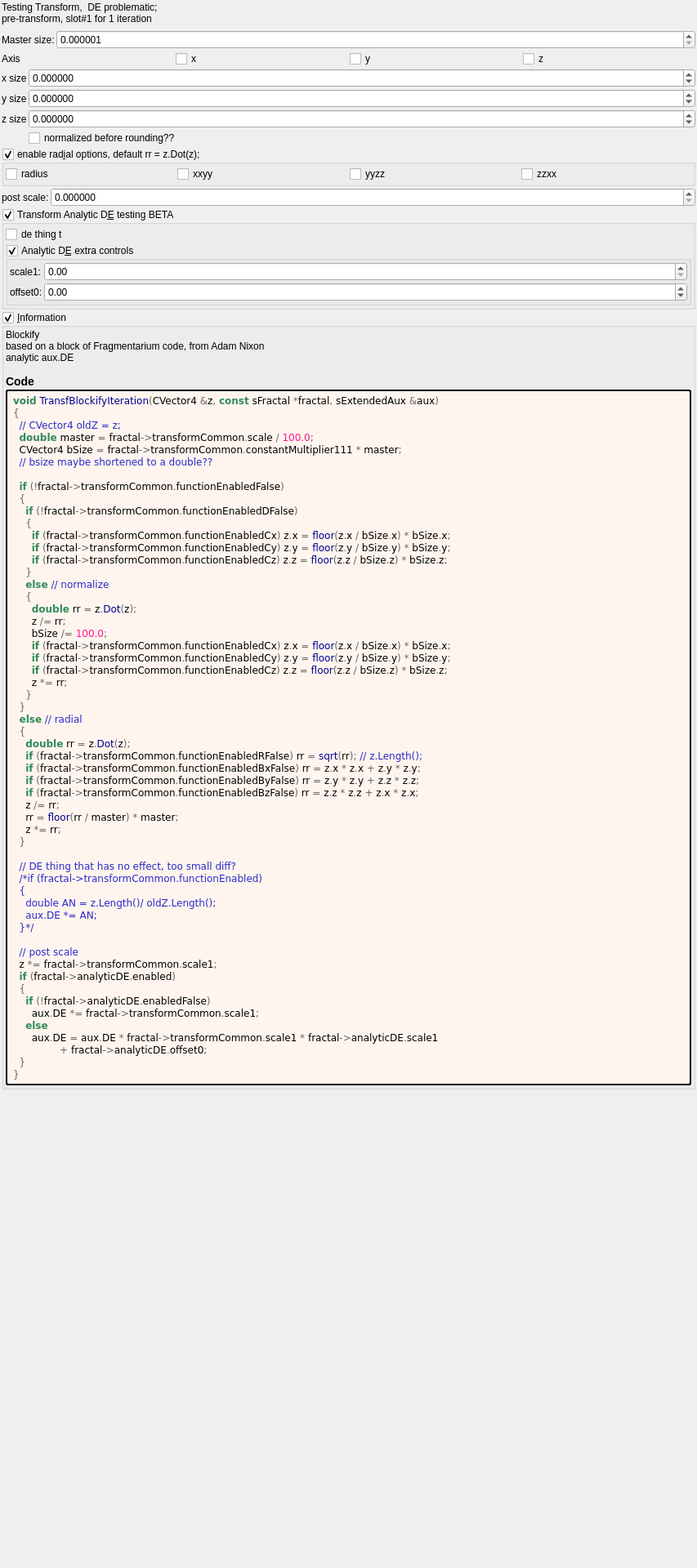
<?xml version="1.0" encoding="UTF-8"?>
<ui version="4.0">
 <class>Form</class>
 <widget class="QWidget" name="Form">
  <property name="geometry">
   <rect>
    <x>0</x>
    <y>0</y>
    <width>853</width>
    <height>1920</height>
   </rect>
  </property>
  <property name="windowTitle">
   <string notr="true">transf_blockify</string>
  </property>
  <layout class="QVBoxLayout" name="verticalLayout">
   <property name="spacing">
    <number>2</number>
   </property>
   <property name="leftMargin">
    <number>2</number>
   </property>
   <property name="topMargin">
    <number>2</number>
   </property>
   <property name="rightMargin">
    <number>2</number>
   </property>
   <property name="bottomMargin">
    <number>2</number>
   </property>
   <item>
    <widget class="QLabel" name="label_94">
     <property name="text">
      <string>Testing Transform,  DE problematic;
pre-transform, slot#1 for 1 iteration</string>
     </property>
     <property name="wordWrap">
      <bool>true</bool>
     </property>
    </widget>
   </item>
   <item>
    <layout class="QGridLayout" name="gridLayout_75" columnstretch="0,1">
     <property name="topMargin">
      <number>5</number>
     </property>
     <property name="spacing">
      <number>2</number>
     </property>
     <item row="0" column="0">
      <widget class="QLabel" name="label_109">
       <property name="text">
        <string>Master size:</string>
       </property>
       <property name="wordWrap">
        <bool>true</bool>
       </property>
      </widget>
     </item>
     <item row="0" column="1">
      <widget class="MyDoubleSpinBox" name="spinbox_transf_scale">
       <property name="sizePolicy">
        <sizepolicy hsizetype="Minimum" vsizetype="Maximum">
         <horstretch>0</horstretch>
         <verstretch>0</verstretch>
        </sizepolicy>
       </property>
       <property name="prefix">
        <string/>
       </property>
       <property name="suffix">
        <string/>
       </property>
       <property name="decimals">
        <number>6</number>
       </property>
       <property name="minimum">
        <double>0.000001000000000</double>
       </property>
       <property name="maximum">
        <double>999.000000000000000</double>
       </property>
       <property name="singleStep">
        <double>0.100000000000000</double>
       </property>
      </widget>
     </item>
    </layout>
   </item>
   <item>
    <layout class="QGridLayout" name="gridLayout" columnstretch="0,0,0,0">
     <item row="1" column="1">
      <widget class="QCheckBox" name="checkBox_transf_function_enabledCx">
       <property name="text">
        <string notr="true">x</string>
       </property>
      </widget>
     </item>
     <item row="1" column="3">
      <widget class="QCheckBox" name="checkBox_transf_function_enabledCz">
       <property name="text">
        <string notr="true">z</string>
       </property>
      </widget>
     </item>
     <item row="1" column="2">
      <widget class="QCheckBox" name="checkBox_transf_function_enabledCy">
       <property name="text">
        <string notr="true">y</string>
       </property>
      </widget>
     </item>
     <item row="1" column="0">
      <widget class="QLabel" name="label_104">
       <property name="text">
        <string>Axis</string>
       </property>
       <property name="wordWrap">
        <bool>true</bool>
       </property>
      </widget>
     </item>
    </layout>
   </item>
   <item>
    <layout class="QGridLayout" name="gridLayout_14" columnstretch="0,1">
     <property name="spacing">
      <number>2</number>
     </property>
     <item row="2" column="0">
      <widget class="QLabel" name="label_107">
       <property name="text">
        <string>y size</string>
       </property>
       <property name="wordWrap">
        <bool>true</bool>
       </property>
      </widget>
     </item>
     <item row="1" column="0">
      <widget class="QLabel" name="label_106">
       <property name="text">
        <string>x size</string>
       </property>
       <property name="wordWrap">
        <bool>true</bool>
       </property>
      </widget>
     </item>
     <item row="2" column="1">
      <widget class="MyDoubleSpinBox" name="spinbox3_transf_constant_multiplier_111_y">
       <property name="sizePolicy">
        <sizepolicy hsizetype="Minimum" vsizetype="Maximum">
         <horstretch>0</horstretch>
         <verstretch>0</verstretch>
        </sizepolicy>
       </property>
       <property name="prefix">
        <string/>
       </property>
       <property name="suffix">
        <string/>
       </property>
       <property name="decimals">
        <number>6</number>
       </property>
       <property name="minimum">
        <double>-99.989999999999995</double>
       </property>
       <property name="maximum">
        <double>99.989999999999995</double>
       </property>
       <property name="singleStep">
        <double>0.100000000000000</double>
       </property>
      </widget>
     </item>
     <item row="3" column="1">
      <widget class="MyDoubleSpinBox" name="spinbox3_transf_constant_multiplier_111_z">
       <property name="sizePolicy">
        <sizepolicy hsizetype="Minimum" vsizetype="Maximum">
         <horstretch>0</horstretch>
         <verstretch>0</verstretch>
        </sizepolicy>
       </property>
       <property name="prefix">
        <string/>
       </property>
       <property name="suffix">
        <string/>
       </property>
       <property name="decimals">
        <number>6</number>
       </property>
       <property name="minimum">
        <double>-99.989999999999995</double>
       </property>
       <property name="maximum">
        <double>99.989999999999995</double>
       </property>
       <property name="singleStep">
        <double>0.100000000000000</double>
       </property>
      </widget>
     </item>
     <item row="1" column="1">
      <widget class="MyDoubleSpinBox" name="spinbox3_transf_constant_multiplier_111_x">
       <property name="sizePolicy">
        <sizepolicy hsizetype="Minimum" vsizetype="Maximum">
         <horstretch>0</horstretch>
         <verstretch>0</verstretch>
        </sizepolicy>
       </property>
       <property name="prefix">
        <string/>
       </property>
       <property name="suffix">
        <string/>
       </property>
       <property name="decimals">
        <number>6</number>
       </property>
       <property name="minimum">
        <double>-99.989999999999995</double>
       </property>
       <property name="maximum">
        <double>99.989999999999995</double>
       </property>
       <property name="singleStep">
        <double>0.100000000000000</double>
       </property>
      </widget>
     </item>
     <item row="3" column="0">
      <widget class="QLabel" name="label_108">
       <property name="text">
        <string>z size</string>
       </property>
       <property name="wordWrap">
        <bool>true</bool>
       </property>
      </widget>
     </item>
     <item row="4" column="1">
      <widget class="QCheckBox" name="checkBox_transf_function_enabledD_false">
       <property name="text">
        <string>normalized before rounding??</string>
       </property>
      </widget>
     </item>
    </layout>
   </item>
   <item>
    <widget class="MyGroupBox" name="groupCheck_transf_function_enabled_false">
     <property name="title">
      <string>enable rad&amp;ial options, default rr = z.Dot(z);</string>
     </property>
     <property name="checkable">
      <bool>true</bool>
     </property>
     <layout class="QVBoxLayout" name="verticalLayout_15" stretch="0">
      <property name="spacing">
       <number>2</number>
      </property>
      <property name="leftMargin">
       <number>2</number>
      </property>
      <property name="topMargin">
       <number>2</number>
      </property>
      <property name="rightMargin">
       <number>2</number>
      </property>
      <property name="bottomMargin">
       <number>2</number>
      </property>
      <item>
       <layout class="QGridLayout" name="gridLayout_2" columnstretch="0,0,0,0">
        <item row="1" column="0">
         <widget class="QCheckBox" name="checkBox_transf_function_enabledR_false">
          <property name="text">
           <string>radius</string>
          </property>
         </widget>
        </item>
        <item row="1" column="3">
         <widget class="QCheckBox" name="checkBox_transf_function_enabledBz_false">
          <property name="text">
           <string>zzxx</string>
          </property>
         </widget>
        </item>
        <item row="1" column="2">
         <widget class="QCheckBox" name="checkBox_transf_function_enabledBy_false">
          <property name="text">
           <string>yyzz</string>
          </property>
         </widget>
        </item>
        <item row="1" column="1">
         <widget class="QCheckBox" name="checkBox_transf_function_enabledBx_false">
          <property name="text">
           <string>xxyy</string>
          </property>
         </widget>
        </item>
       </layout>
      </item>
     </layout>
    </widget>
   </item>
   <item>
    <layout class="QGridLayout" name="gridLayout_13" columnstretch="0,0,1" columnminimumwidth="0,0,0">
     <property name="spacing">
      <number>2</number>
     </property>
     <item row="1" column="0" colspan="2">
      <widget class="QLabel" name="label_93">
       <property name="text">
        <string>post scale:</string>
       </property>
       <property name="wordWrap">
        <bool>true</bool>
       </property>
      </widget>
     </item>
     <item row="1" column="2">
      <widget class="MyDoubleSpinBox" name="spinbox_transf_scale_1">
       <property name="sizePolicy">
        <sizepolicy hsizetype="Minimum" vsizetype="Maximum">
         <horstretch>0</horstretch>
         <verstretch>0</verstretch>
        </sizepolicy>
       </property>
       <property name="prefix">
        <string/>
       </property>
       <property name="suffix">
        <string/>
       </property>
       <property name="decimals">
        <number>6</number>
       </property>
       <property name="minimum">
        <double>0.000000000000000</double>
       </property>
       <property name="maximum">
        <double>500.000000000000000</double>
       </property>
       <property name="singleStep">
        <double>0.100000000000000</double>
       </property>
      </widget>
     </item>
    </layout>
   </item>
   <item>
    <widget class="MyGroupBox" name="groupCheck_analyticDE_enabled">
     <property name="title">
      <string>Transform Analytic D&amp;E testing BETA</string>
     </property>
     <property name="checkable">
      <bool>true</bool>
     </property>
     <layout class="QVBoxLayout" name="verticalLayout_12" stretch="0,0">
      <property name="spacing">
       <number>2</number>
      </property>
      <property name="leftMargin">
       <number>2</number>
      </property>
      <property name="topMargin">
       <number>2</number>
      </property>
      <property name="rightMargin">
       <number>2</number>
      </property>
      <property name="bottomMargin">
       <number>2</number>
      </property>
      <item>
       <widget class="QCheckBox" name="checkBox_transf_function_enabled">
        <property name="text">
         <string>de thing t</string>
        </property>
       </widget>
      </item>
      <item>
       <widget class="MyGroupBox" name="groupCheck_analyticDE_enabled_false">
        <property name="title">
         <string>Analytic D&amp;E extra controls</string>
        </property>
        <property name="checkable">
         <bool>true</bool>
        </property>
        <layout class="QVBoxLayout" name="verticalLayout_13" stretch="0">
         <property name="spacing">
          <number>2</number>
         </property>
         <property name="leftMargin">
          <number>2</number>
         </property>
         <property name="topMargin">
          <number>2</number>
         </property>
         <property name="rightMargin">
          <number>2</number>
         </property>
         <property name="bottomMargin">
          <number>2</number>
         </property>
         <item>
          <layout class="QGridLayout" name="gridLayout_27" columnstretch="0,0,1">
           <property name="spacing">
            <number>2</number>
           </property>
           <item row="1" column="2">
            <widget class="MyDoubleSpinBox" name="spinbox_analyticDE_offset_0">
             <property name="sizePolicy">
              <sizepolicy hsizetype="Minimum" vsizetype="Maximum">
               <horstretch>0</horstretch>
               <verstretch>0</verstretch>
              </sizepolicy>
             </property>
             <property name="prefix">
              <string/>
             </property>
             <property name="suffix">
              <string/>
             </property>
             <property name="decimals">
              <number>2</number>
             </property>
             <property name="minimum">
              <double>-99.989999999999995</double>
             </property>
             <property name="maximum">
              <double>99.989999999999995</double>
             </property>
             <property name="singleStep">
              <double>0.100000000000000</double>
             </property>
            </widget>
           </item>
           <item row="1" column="1">
            <widget class="QLabel" name="label_177">
             <property name="text">
              <string>offset0:</string>
             </property>
            </widget>
           </item>
           <item row="0" column="1">
            <widget class="QLabel" name="label_176">
             <property name="text">
              <string>scale1:</string>
             </property>
            </widget>
           </item>
           <item row="0" column="2">
            <widget class="MyDoubleSpinBox" name="spinbox_analyticDE_scale_1">
             <property name="sizePolicy">
              <sizepolicy hsizetype="Minimum" vsizetype="Maximum">
               <horstretch>0</horstretch>
               <verstretch>0</verstretch>
              </sizepolicy>
             </property>
             <property name="prefix">
              <string/>
             </property>
             <property name="suffix">
              <string/>
             </property>
             <property name="decimals">
              <number>2</number>
             </property>
             <property name="minimum">
              <double>0.000000000000000</double>
             </property>
             <property name="maximum">
              <double>99.989999999999995</double>
             </property>
             <property name="singleStep">
              <double>0.100000000000000</double>
             </property>
            </widget>
           </item>
          </layout>
         </item>
        </layout>
       </widget>
      </item>
     </layout>
    </widget>
   </item>
   <item>
    <widget class="MyGroupBox" name="groupCheck_info">
     <property name="title">
      <string>&amp;Information</string>
     </property>
     <property name="flat">
      <bool>false</bool>
     </property>
     <property name="checkable">
      <bool>true</bool>
     </property>
     <layout class="QVBoxLayout" name="verticalLayout_2">
      <property name="spacing">
       <number>2</number>
      </property>
      <property name="leftMargin">
       <number>2</number>
      </property>
      <property name="topMargin">
       <number>2</number>
      </property>
      <property name="rightMargin">
       <number>2</number>
      </property>
      <property name="bottomMargin">
       <number>2</number>
      </property>
      <item>
       <widget class="QLabel" name="label_information_general">
        <property name="text">
         <string notr="true">&lt;p&gt;Blockify&lt;br&gt;based on a block of Fragmentarium code, from Adam Nixon&lt;br&gt;analytic aux.DE&lt;/p&gt;&lt;table&gt;
&lt;/table&gt;
&lt;h3&gt;Code&lt;/h3&gt;</string>
        </property>
        <property name="wordWrap">
         <bool>true</bool>
        </property>
        <property name="openExternalLinks">
         <bool>true</bool>
        </property>
        <property name="textInteractionFlags">
         <set>Qt::LinksAccessibleByMouse|Qt::TextSelectableByMouse</set>
        </property>
       </widget>
      </item>
      <item>
       <widget class="QLabel" name="label_code_content">
        <property name="styleSheet">
         <string notr="true">border-style: outset; border-width: 2px; border-radius: 3px; border-color: black; background-color: #fff5ee; padding: 4px;</string>
        </property>
        <property name="text">
         <string notr="true">&lt;body style=&quot;background-color:#fff5ee&quot;&gt;
&lt;pre style=&quot;color:#000000; background-color:#fff5ee;  font-family:'Courier New',monospace;&quot;&gt;&lt;span style=&quot;color:#2e8b57; font-weight:bold&quot;&gt;void&lt;/span&gt; &lt;span style=&quot;color:#00008f&quot;&gt;TransfBlockifyIteration&lt;/span&gt;&lt;span style=&quot;color:#676767&quot;&gt;(&lt;/span&gt;CVector4 &lt;span style=&quot;color:#676767&quot;&gt;&amp;amp;&lt;/span&gt;z&lt;span style=&quot;color:#676767&quot;&gt;,&lt;/span&gt; &lt;span style=&quot;color:#2e8b57; font-weight:bold&quot;&gt;const&lt;/span&gt; sFractal &lt;span style=&quot;color:#676767&quot;&gt;*&lt;/span&gt;fractal&lt;span style=&quot;color:#676767&quot;&gt;,&lt;/span&gt; sExtendedAux &lt;span style=&quot;color:#676767&quot;&gt;&amp;amp;&lt;/span&gt;aux&lt;span style=&quot;color:#676767&quot;&gt;)&lt;/span&gt;
&lt;span style=&quot;color:#676767&quot;&gt;{&lt;/span&gt;
  &lt;span style=&quot;color:#2929cc&quot;&gt;// CVector4 oldZ = z;&lt;/span&gt;
  &lt;span style=&quot;color:#2e8b57; font-weight:bold&quot;&gt;double&lt;/span&gt; master &lt;span style=&quot;color:#676767&quot;&gt;=&lt;/span&gt; fractal&lt;span style=&quot;color:#676767&quot;&gt;-&amp;gt;&lt;/span&gt;transformCommon&lt;span style=&quot;color:#676767&quot;&gt;.&lt;/span&gt;scale &lt;span style=&quot;color:#676767&quot;&gt;/&lt;/span&gt; &lt;span style=&quot;color:#ff1493&quot;&gt;100.0&lt;/span&gt;&lt;span style=&quot;color:#676767&quot;&gt;;&lt;/span&gt;
  CVector4 bSize &lt;span style=&quot;color:#676767&quot;&gt;=&lt;/span&gt; fractal&lt;span style=&quot;color:#676767&quot;&gt;-&amp;gt;&lt;/span&gt;transformCommon&lt;span style=&quot;color:#676767&quot;&gt;.&lt;/span&gt;constantMultiplier111 &lt;span style=&quot;color:#676767&quot;&gt;*&lt;/span&gt; master&lt;span style=&quot;color:#676767&quot;&gt;;&lt;/span&gt;
  &lt;span style=&quot;color:#2929cc&quot;&gt;// bsize maybe shortened to a double??&lt;/span&gt;

  &lt;span style=&quot;color:#2e8b57; font-weight:bold&quot;&gt;if&lt;/span&gt; &lt;span style=&quot;color:#676767&quot;&gt;(!&lt;/span&gt;fractal&lt;span style=&quot;color:#676767&quot;&gt;-&amp;gt;&lt;/span&gt;transformCommon&lt;span style=&quot;color:#676767&quot;&gt;.&lt;/span&gt;functionEnabledFalse&lt;span style=&quot;color:#676767&quot;&gt;)&lt;/span&gt;
  &lt;span style=&quot;color:#676767&quot;&gt;{&lt;/span&gt;
    &lt;span style=&quot;color:#2e8b57; font-weight:bold&quot;&gt;if&lt;/span&gt; &lt;span style=&quot;color:#676767&quot;&gt;(!&lt;/span&gt;fractal&lt;span style=&quot;color:#676767&quot;&gt;-&amp;gt;&lt;/span&gt;transformCommon&lt;span style=&quot;color:#676767&quot;&gt;.&lt;/span&gt;functionEnabledDFalse&lt;span style=&quot;color:#676767&quot;&gt;)&lt;/span&gt;
    &lt;span style=&quot;color:#676767&quot;&gt;{&lt;/span&gt;
      &lt;span style=&quot;color:#2e8b57; font-weight:bold&quot;&gt;if&lt;/span&gt; &lt;span style=&quot;color:#676767&quot;&gt;(&lt;/span&gt;fractal&lt;span style=&quot;color:#676767&quot;&gt;-&amp;gt;&lt;/span&gt;transformCommon&lt;span style=&quot;color:#676767&quot;&gt;.&lt;/span&gt;functionEnabledCx&lt;span style=&quot;color:#676767&quot;&gt;)&lt;/span&gt; z&lt;span style=&quot;color:#676767&quot;&gt;.&lt;/span&gt;x &lt;span style=&quot;color:#676767&quot;&gt;=&lt;/span&gt; &lt;span style=&quot;color:#00008f&quot;&gt;floor&lt;/span&gt;&lt;span style=&quot;color:#676767&quot;&gt;(&lt;/span&gt;z&lt;span style=&quot;color:#676767&quot;&gt;.&lt;/span&gt;x &lt;span style=&quot;color:#676767&quot;&gt;/&lt;/span&gt; bSize&lt;span style=&quot;color:#676767&quot;&gt;.&lt;/span&gt;x&lt;span style=&quot;color:#676767&quot;&gt;) *&lt;/span&gt; bSize&lt;span style=&quot;color:#676767&quot;&gt;.&lt;/span&gt;x&lt;span style=&quot;color:#676767&quot;&gt;;&lt;/span&gt;
      &lt;span style=&quot;color:#2e8b57; font-weight:bold&quot;&gt;if&lt;/span&gt; &lt;span style=&quot;color:#676767&quot;&gt;(&lt;/span&gt;fractal&lt;span style=&quot;color:#676767&quot;&gt;-&amp;gt;&lt;/span&gt;transformCommon&lt;span style=&quot;color:#676767&quot;&gt;.&lt;/span&gt;functionEnabledCy&lt;span style=&quot;color:#676767&quot;&gt;)&lt;/span&gt; z&lt;span style=&quot;color:#676767&quot;&gt;.&lt;/span&gt;y &lt;span style=&quot;color:#676767&quot;&gt;=&lt;/span&gt; &lt;span style=&quot;color:#00008f&quot;&gt;floor&lt;/span&gt;&lt;span style=&quot;color:#676767&quot;&gt;(&lt;/span&gt;z&lt;span style=&quot;color:#676767&quot;&gt;.&lt;/span&gt;y &lt;span style=&quot;color:#676767&quot;&gt;/&lt;/span&gt; bSize&lt;span style=&quot;color:#676767&quot;&gt;.&lt;/span&gt;y&lt;span style=&quot;color:#676767&quot;&gt;) *&lt;/span&gt; bSize&lt;span style=&quot;color:#676767&quot;&gt;.&lt;/span&gt;y&lt;span style=&quot;color:#676767&quot;&gt;;&lt;/span&gt;
      &lt;span style=&quot;color:#2e8b57; font-weight:bold&quot;&gt;if&lt;/span&gt; &lt;span style=&quot;color:#676767&quot;&gt;(&lt;/span&gt;fractal&lt;span style=&quot;color:#676767&quot;&gt;-&amp;gt;&lt;/span&gt;transformCommon&lt;span style=&quot;color:#676767&quot;&gt;.&lt;/span&gt;functionEnabledCz&lt;span style=&quot;color:#676767&quot;&gt;)&lt;/span&gt; z&lt;span style=&quot;color:#676767&quot;&gt;.&lt;/span&gt;z &lt;span style=&quot;color:#676767&quot;&gt;=&lt;/span&gt; &lt;span style=&quot;color:#00008f&quot;&gt;floor&lt;/span&gt;&lt;span style=&quot;color:#676767&quot;&gt;(&lt;/span&gt;z&lt;span style=&quot;color:#676767&quot;&gt;.&lt;/span&gt;z &lt;span style=&quot;color:#676767&quot;&gt;/&lt;/span&gt; bSize&lt;span style=&quot;color:#676767&quot;&gt;.&lt;/span&gt;z&lt;span style=&quot;color:#676767&quot;&gt;) *&lt;/span&gt; bSize&lt;span style=&quot;color:#676767&quot;&gt;.&lt;/span&gt;z&lt;span style=&quot;color:#676767&quot;&gt;;&lt;/span&gt;
    &lt;span style=&quot;color:#676767&quot;&gt;}&lt;/span&gt;
    &lt;span style=&quot;color:#2e8b57; font-weight:bold&quot;&gt;else&lt;/span&gt; &lt;span style=&quot;color:#2929cc&quot;&gt;// normalize&lt;/span&gt;
    &lt;span style=&quot;color:#676767&quot;&gt;{&lt;/span&gt;
      &lt;span style=&quot;color:#2e8b57; font-weight:bold&quot;&gt;double&lt;/span&gt; rr &lt;span style=&quot;color:#676767&quot;&gt;=&lt;/span&gt; z&lt;span style=&quot;color:#676767&quot;&gt;.&lt;/span&gt;&lt;span style=&quot;color:#00008f&quot;&gt;Dot&lt;/span&gt;&lt;span style=&quot;color:#676767&quot;&gt;(&lt;/span&gt;z&lt;span style=&quot;color:#676767&quot;&gt;);&lt;/span&gt;
      z &lt;span style=&quot;color:#676767&quot;&gt;/=&lt;/span&gt; rr&lt;span style=&quot;color:#676767&quot;&gt;;&lt;/span&gt;
      bSize &lt;span style=&quot;color:#676767&quot;&gt;/=&lt;/span&gt; &lt;span style=&quot;color:#ff1493&quot;&gt;100.0&lt;/span&gt;&lt;span style=&quot;color:#676767&quot;&gt;;&lt;/span&gt;
      &lt;span style=&quot;color:#2e8b57; font-weight:bold&quot;&gt;if&lt;/span&gt; &lt;span style=&quot;color:#676767&quot;&gt;(&lt;/span&gt;fractal&lt;span style=&quot;color:#676767&quot;&gt;-&amp;gt;&lt;/span&gt;transformCommon&lt;span style=&quot;color:#676767&quot;&gt;.&lt;/span&gt;functionEnabledCx&lt;span style=&quot;color:#676767&quot;&gt;)&lt;/span&gt; z&lt;span style=&quot;color:#676767&quot;&gt;.&lt;/span&gt;x &lt;span style=&quot;color:#676767&quot;&gt;=&lt;/span&gt; &lt;span style=&quot;color:#00008f&quot;&gt;floor&lt;/span&gt;&lt;span style=&quot;color:#676767&quot;&gt;(&lt;/span&gt;z&lt;span style=&quot;color:#676767&quot;&gt;.&lt;/span&gt;x &lt;span style=&quot;color:#676767&quot;&gt;/&lt;/span&gt; bSize&lt;span style=&quot;color:#676767&quot;&gt;.&lt;/span&gt;x&lt;span style=&quot;color:#676767&quot;&gt;) *&lt;/span&gt; bSize&lt;span style=&quot;color:#676767&quot;&gt;.&lt;/span&gt;x&lt;span style=&quot;color:#676767&quot;&gt;;&lt;/span&gt;
      &lt;span style=&quot;color:#2e8b57; font-weight:bold&quot;&gt;if&lt;/span&gt; &lt;span style=&quot;color:#676767&quot;&gt;(&lt;/span&gt;fractal&lt;span style=&quot;color:#676767&quot;&gt;-&amp;gt;&lt;/span&gt;transformCommon&lt;span style=&quot;color:#676767&quot;&gt;.&lt;/span&gt;functionEnabledCy&lt;span style=&quot;color:#676767&quot;&gt;)&lt;/span&gt; z&lt;span style=&quot;color:#676767&quot;&gt;.&lt;/span&gt;y &lt;span style=&quot;color:#676767&quot;&gt;=&lt;/span&gt; &lt;span style=&quot;color:#00008f&quot;&gt;floor&lt;/span&gt;&lt;span style=&quot;color:#676767&quot;&gt;(&lt;/span&gt;z&lt;span style=&quot;color:#676767&quot;&gt;.&lt;/span&gt;y &lt;span style=&quot;color:#676767&quot;&gt;/&lt;/span&gt; bSize&lt;span style=&quot;color:#676767&quot;&gt;.&lt;/span&gt;y&lt;span style=&quot;color:#676767&quot;&gt;) *&lt;/span&gt; bSize&lt;span style=&quot;color:#676767&quot;&gt;.&lt;/span&gt;y&lt;span style=&quot;color:#676767&quot;&gt;;&lt;/span&gt;
      &lt;span style=&quot;color:#2e8b57; font-weight:bold&quot;&gt;if&lt;/span&gt; &lt;span style=&quot;color:#676767&quot;&gt;(&lt;/span&gt;fractal&lt;span style=&quot;color:#676767&quot;&gt;-&amp;gt;&lt;/span&gt;transformCommon&lt;span style=&quot;color:#676767&quot;&gt;.&lt;/span&gt;functionEnabledCz&lt;span style=&quot;color:#676767&quot;&gt;)&lt;/span&gt; z&lt;span style=&quot;color:#676767&quot;&gt;.&lt;/span&gt;z &lt;span style=&quot;color:#676767&quot;&gt;=&lt;/span&gt; &lt;span style=&quot;color:#00008f&quot;&gt;floor&lt;/span&gt;&lt;span style=&quot;color:#676767&quot;&gt;(&lt;/span&gt;z&lt;span style=&quot;color:#676767&quot;&gt;.&lt;/span&gt;z &lt;span style=&quot;color:#676767&quot;&gt;/&lt;/span&gt; bSize&lt;span style=&quot;color:#676767&quot;&gt;.&lt;/span&gt;z&lt;span style=&quot;color:#676767&quot;&gt;) *&lt;/span&gt; bSize&lt;span style=&quot;color:#676767&quot;&gt;.&lt;/span&gt;z&lt;span style=&quot;color:#676767&quot;&gt;;&lt;/span&gt;
      z &lt;span style=&quot;color:#676767&quot;&gt;*=&lt;/span&gt; rr&lt;span style=&quot;color:#676767&quot;&gt;;&lt;/span&gt;
    &lt;span style=&quot;color:#676767&quot;&gt;}&lt;/span&gt;
  &lt;span style=&quot;color:#676767&quot;&gt;}&lt;/span&gt;
  &lt;span style=&quot;color:#2e8b57; font-weight:bold&quot;&gt;else&lt;/span&gt; &lt;span style=&quot;color:#2929cc&quot;&gt;// radial&lt;/span&gt;
  &lt;span style=&quot;color:#676767&quot;&gt;{&lt;/span&gt;
    &lt;span style=&quot;color:#2e8b57; font-weight:bold&quot;&gt;double&lt;/span&gt; rr &lt;span style=&quot;color:#676767&quot;&gt;=&lt;/span&gt; z&lt;span style=&quot;color:#676767&quot;&gt;.&lt;/span&gt;&lt;span style=&quot;color:#00008f&quot;&gt;Dot&lt;/span&gt;&lt;span style=&quot;color:#676767&quot;&gt;(&lt;/span&gt;z&lt;span style=&quot;color:#676767&quot;&gt;);&lt;/span&gt;
    &lt;span style=&quot;color:#2e8b57; font-weight:bold&quot;&gt;if&lt;/span&gt; &lt;span style=&quot;color:#676767&quot;&gt;(&lt;/span&gt;fractal&lt;span style=&quot;color:#676767&quot;&gt;-&amp;gt;&lt;/span&gt;transformCommon&lt;span style=&quot;color:#676767&quot;&gt;.&lt;/span&gt;functionEnabledRFalse&lt;span style=&quot;color:#676767&quot;&gt;)&lt;/span&gt; rr &lt;span style=&quot;color:#676767&quot;&gt;=&lt;/span&gt; &lt;span style=&quot;color:#00008f&quot;&gt;sqrt&lt;/span&gt;&lt;span style=&quot;color:#676767&quot;&gt;(&lt;/span&gt;rr&lt;span style=&quot;color:#676767&quot;&gt;);&lt;/span&gt; &lt;span style=&quot;color:#2929cc&quot;&gt;// z.Length();&lt;/span&gt;
    &lt;span style=&quot;color:#2e8b57; font-weight:bold&quot;&gt;if&lt;/span&gt; &lt;span style=&quot;color:#676767&quot;&gt;(&lt;/span&gt;fractal&lt;span style=&quot;color:#676767&quot;&gt;-&amp;gt;&lt;/span&gt;transformCommon&lt;span style=&quot;color:#676767&quot;&gt;.&lt;/span&gt;functionEnabledBxFalse&lt;span style=&quot;color:#676767&quot;&gt;)&lt;/span&gt; rr &lt;span style=&quot;color:#676767&quot;&gt;=&lt;/span&gt; z&lt;span style=&quot;color:#676767&quot;&gt;.&lt;/span&gt;x &lt;span style=&quot;color:#676767&quot;&gt;*&lt;/span&gt; z&lt;span style=&quot;color:#676767&quot;&gt;.&lt;/span&gt;x &lt;span style=&quot;color:#676767&quot;&gt;+&lt;/span&gt; z&lt;span style=&quot;color:#676767&quot;&gt;.&lt;/span&gt;y &lt;span style=&quot;color:#676767&quot;&gt;*&lt;/span&gt; z&lt;span style=&quot;color:#676767&quot;&gt;.&lt;/span&gt;y&lt;span style=&quot;color:#676767&quot;&gt;;&lt;/span&gt;
    &lt;span style=&quot;color:#2e8b57; font-weight:bold&quot;&gt;if&lt;/span&gt; &lt;span style=&quot;color:#676767&quot;&gt;(&lt;/span&gt;fractal&lt;span style=&quot;color:#676767&quot;&gt;-&amp;gt;&lt;/span&gt;transformCommon&lt;span style=&quot;color:#676767&quot;&gt;.&lt;/span&gt;functionEnabledByFalse&lt;span style=&quot;color:#676767&quot;&gt;)&lt;/span&gt; rr &lt;span style=&quot;color:#676767&quot;&gt;=&lt;/span&gt; z&lt;span style=&quot;color:#676767&quot;&gt;.&lt;/span&gt;y &lt;span style=&quot;color:#676767&quot;&gt;*&lt;/span&gt; z&lt;span style=&quot;color:#676767&quot;&gt;.&lt;/span&gt;y &lt;span style=&quot;color:#676767&quot;&gt;+&lt;/span&gt; z&lt;span style=&quot;color:#676767&quot;&gt;.&lt;/span&gt;z &lt;span style=&quot;color:#676767&quot;&gt;*&lt;/span&gt; z&lt;span style=&quot;color:#676767&quot;&gt;.&lt;/span&gt;z&lt;span style=&quot;color:#676767&quot;&gt;;&lt;/span&gt;
    &lt;span style=&quot;color:#2e8b57; font-weight:bold&quot;&gt;if&lt;/span&gt; &lt;span style=&quot;color:#676767&quot;&gt;(&lt;/span&gt;fractal&lt;span style=&quot;color:#676767&quot;&gt;-&amp;gt;&lt;/span&gt;transformCommon&lt;span style=&quot;color:#676767&quot;&gt;.&lt;/span&gt;functionEnabledBzFalse&lt;span style=&quot;color:#676767&quot;&gt;)&lt;/span&gt; rr &lt;span style=&quot;color:#676767&quot;&gt;=&lt;/span&gt; z&lt;span style=&quot;color:#676767&quot;&gt;.&lt;/span&gt;z &lt;span style=&quot;color:#676767&quot;&gt;*&lt;/span&gt; z&lt;span style=&quot;color:#676767&quot;&gt;.&lt;/span&gt;z &lt;span style=&quot;color:#676767&quot;&gt;+&lt;/span&gt; z&lt;span style=&quot;color:#676767&quot;&gt;.&lt;/span&gt;x &lt;span style=&quot;color:#676767&quot;&gt;*&lt;/span&gt; z&lt;span style=&quot;color:#676767&quot;&gt;.&lt;/span&gt;x&lt;span style=&quot;color:#676767&quot;&gt;;&lt;/span&gt;
    z &lt;span style=&quot;color:#676767&quot;&gt;/=&lt;/span&gt; rr&lt;span style=&quot;color:#676767&quot;&gt;;&lt;/span&gt;
    rr &lt;span style=&quot;color:#676767&quot;&gt;=&lt;/span&gt; &lt;span style=&quot;color:#00008f&quot;&gt;floor&lt;/span&gt;&lt;span style=&quot;color:#676767&quot;&gt;(&lt;/span&gt;rr &lt;span style=&quot;color:#676767&quot;&gt;/&lt;/span&gt; master&lt;span style=&quot;color:#676767&quot;&gt;) *&lt;/span&gt; master&lt;span style=&quot;color:#676767&quot;&gt;;&lt;/span&gt;
    z &lt;span style=&quot;color:#676767&quot;&gt;*=&lt;/span&gt; rr&lt;span style=&quot;color:#676767&quot;&gt;;&lt;/span&gt;
  &lt;span style=&quot;color:#676767&quot;&gt;}&lt;/span&gt;

  &lt;span style=&quot;color:#2929cc&quot;&gt;// DE thing that has no effect, too small diff?&lt;/span&gt;
  &lt;span style=&quot;color:#2929cc&quot;&gt;/*if (fractal-&amp;gt;transformCommon.functionEnabled)&lt;/span&gt;
&lt;span style=&quot;color:#2929cc&quot;&gt;  {&lt;/span&gt;
&lt;span style=&quot;color:#2929cc&quot;&gt;    double AN = z.Length()/ oldZ.Length();&lt;/span&gt;
&lt;span style=&quot;color:#2929cc&quot;&gt;    aux.DE *= AN;&lt;/span&gt;
&lt;span style=&quot;color:#2929cc&quot;&gt;  }*/&lt;/span&gt;

  &lt;span style=&quot;color:#2929cc&quot;&gt;// post scale&lt;/span&gt;
  z &lt;span style=&quot;color:#676767&quot;&gt;*=&lt;/span&gt; fractal&lt;span style=&quot;color:#676767&quot;&gt;-&amp;gt;&lt;/span&gt;transformCommon&lt;span style=&quot;color:#676767&quot;&gt;.&lt;/span&gt;scale1&lt;span style=&quot;color:#676767&quot;&gt;;&lt;/span&gt;
  &lt;span style=&quot;color:#2e8b57; font-weight:bold&quot;&gt;if&lt;/span&gt; &lt;span style=&quot;color:#676767&quot;&gt;(&lt;/span&gt;fractal&lt;span style=&quot;color:#676767&quot;&gt;-&amp;gt;&lt;/span&gt;analyticDE&lt;span style=&quot;color:#676767&quot;&gt;.&lt;/span&gt;enabled&lt;span style=&quot;color:#676767&quot;&gt;)&lt;/span&gt;
  &lt;span style=&quot;color:#676767&quot;&gt;{&lt;/span&gt;
    &lt;span style=&quot;color:#2e8b57; font-weight:bold&quot;&gt;if&lt;/span&gt; &lt;span style=&quot;color:#676767&quot;&gt;(!&lt;/span&gt;fractal&lt;span style=&quot;color:#676767&quot;&gt;-&amp;gt;&lt;/span&gt;analyticDE&lt;span style=&quot;color:#676767&quot;&gt;.&lt;/span&gt;enabledFalse&lt;span style=&quot;color:#676767&quot;&gt;)&lt;/span&gt;
      aux&lt;span style=&quot;color:#676767&quot;&gt;.&lt;/span&gt;DE &lt;span style=&quot;color:#676767&quot;&gt;*=&lt;/span&gt; fractal&lt;span style=&quot;color:#676767&quot;&gt;-&amp;gt;&lt;/span&gt;transformCommon&lt;span style=&quot;color:#676767&quot;&gt;.&lt;/span&gt;scale1&lt;span style=&quot;color:#676767&quot;&gt;;&lt;/span&gt;
    &lt;span style=&quot;color:#2e8b57; font-weight:bold&quot;&gt;else&lt;/span&gt;
      aux&lt;span style=&quot;color:#676767&quot;&gt;.&lt;/span&gt;DE &lt;span style=&quot;color:#676767&quot;&gt;=&lt;/span&gt; aux&lt;span style=&quot;color:#676767&quot;&gt;.&lt;/span&gt;DE &lt;span style=&quot;color:#676767&quot;&gt;*&lt;/span&gt; fractal&lt;span style=&quot;color:#676767&quot;&gt;-&amp;gt;&lt;/span&gt;transformCommon&lt;span style=&quot;color:#676767&quot;&gt;.&lt;/span&gt;scale1 &lt;span style=&quot;color:#676767&quot;&gt;*&lt;/span&gt; fractal&lt;span style=&quot;color:#676767&quot;&gt;-&amp;gt;&lt;/span&gt;analyticDE&lt;span style=&quot;color:#676767&quot;&gt;.&lt;/span&gt;scale1
               &lt;span style=&quot;color:#676767&quot;&gt;+&lt;/span&gt; fractal&lt;span style=&quot;color:#676767&quot;&gt;-&amp;gt;&lt;/span&gt;analyticDE&lt;span style=&quot;color:#676767&quot;&gt;.&lt;/span&gt;offset0&lt;span style=&quot;color:#676767&quot;&gt;;&lt;/span&gt;
  &lt;span style=&quot;color:#676767&quot;&gt;}&lt;/span&gt;
&lt;span style=&quot;color:#676767&quot;&gt;}&lt;/span&gt;
&lt;/pre&gt;
&lt;/body&gt;</string>
        </property>
        <property name="wordWrap">
         <bool>true</bool>
        </property>
        <property name="openExternalLinks">
         <bool>true</bool>
        </property>
        <property name="textInteractionFlags">
         <set>Qt::LinksAccessibleByMouse|Qt::TextSelectableByMouse</set>
        </property>
       </widget>
      </item>
     </layout>
    </widget>
   </item>
   <item>
    <spacer name="verticalSpacer_2">
     <property name="orientation">
      <enum>Qt::Vertical</enum>
     </property>
     <property name="sizeHint" stdset="0">
      <size>
       <width>20</width>
       <height>40</height>
      </size>
     </property>
    </spacer>
   </item>
  </layout>
 </widget>
 <customwidgets>
  <customwidget>
   <class>MyDoubleSpinBox</class>
   <extends>QDoubleSpinBox</extends>
   <header>my_double_spin_box.h</header>
  </customwidget>
  <customwidget>
   <class>MyGroupBox</class>
   <extends>QGroupBox</extends>
   <header>my_group_box.h</header>
   <container>1</container>
  </customwidget>
 </customwidgets>
 <tabstops>
  <tabstop>groupCheck_info</tabstop>
 </tabstops>
 <resources/>
 <connections>
  <connection>
   <sender>groupCheck_transf_function_enabled_false</sender>
   <signal>toggled(bool)</signal>
   <receiver>spinbox3_transf_constant_multiplier_111_x</receiver>
   <slot>setDisabled(bool)</slot>
   <hints>
    <hint type="sourcelabel">
     <x>35</x>
     <y>217</y>
    </hint>
    <hint type="destinationlabel">
     <x>217</x>
     <y>108</y>
    </hint>
   </hints>
  </connection>
  <connection>
   <sender>groupCheck_transf_function_enabled_false</sender>
   <signal>toggled(bool)</signal>
   <receiver>spinbox3_transf_constant_multiplier_111_y</receiver>
   <slot>setDisabled(bool)</slot>
   <hints>
    <hint type="sourcelabel">
     <x>58</x>
     <y>220</y>
    </hint>
    <hint type="destinationlabel">
     <x>221</x>
     <y>140</y>
    </hint>
   </hints>
  </connection>
  <connection>
   <sender>groupCheck_transf_function_enabled_false</sender>
   <signal>toggled(bool)</signal>
   <receiver>spinbox3_transf_constant_multiplier_111_z</receiver>
   <slot>setDisabled(bool)</slot>
   <hints>
    <hint type="sourcelabel">
     <x>44</x>
     <y>225</y>
    </hint>
    <hint type="destinationlabel">
     <x>261</x>
     <y>159</y>
    </hint>
   </hints>
  </connection>
  <connection>
   <sender>groupCheck_transf_function_enabled_false</sender>
   <signal>toggled(bool)</signal>
   <receiver>checkBox_transf_function_enabledCx</receiver>
   <slot>setDisabled(bool)</slot>
   <hints>
    <hint type="sourcelabel">
     <x>75</x>
     <y>218</y>
    </hint>
    <hint type="destinationlabel">
     <x>226</x>
     <y>77</y>
    </hint>
   </hints>
  </connection>
  <connection>
   <sender>groupCheck_transf_function_enabled_false</sender>
   <signal>toggled(bool)</signal>
   <receiver>checkBox_transf_function_enabledCy</receiver>
   <slot>setDisabled(bool)</slot>
   <hints>
    <hint type="sourcelabel">
     <x>111</x>
     <y>223</y>
    </hint>
    <hint type="destinationlabel">
     <x>467</x>
     <y>88</y>
    </hint>
   </hints>
  </connection>
  <connection>
   <sender>groupCheck_transf_function_enabled_false</sender>
   <signal>toggled(bool)</signal>
   <receiver>checkBox_transf_function_enabledCz</receiver>
   <slot>setDisabled(bool)</slot>
   <hints>
    <hint type="sourcelabel">
     <x>81</x>
     <y>218</y>
    </hint>
    <hint type="destinationlabel">
     <x>748</x>
     <y>87</y>
    </hint>
   </hints>
  </connection>
  <connection>
   <sender>groupCheck_transf_function_enabled_false</sender>
   <signal>toggled(bool)</signal>
   <receiver>checkBox_transf_function_enabledD_false</receiver>
   <slot>setDisabled(bool)</slot>
   <hints>
    <hint type="sourcelabel">
     <x>141</x>
     <y>220</y>
    </hint>
    <hint type="destinationlabel">
     <x>173</x>
     <y>197</y>
    </hint>
   </hints>
  </connection>
 </connections>
</ui>
